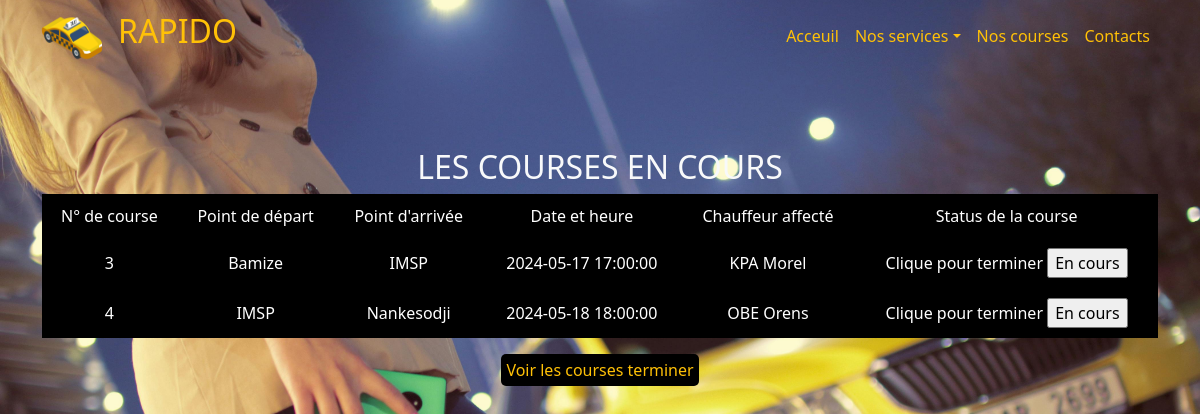
Screenshot of /termine.php with the database file from the repository.
### tables this page shows
CREATE TABLE `courses` (
  `course_id` int(11) NOT NULL,
  `pointDepart` varchar(100) NOT NULL,
  `pointArrivee` varchar(100) NOT NULL,
  `dateHeure` datetime NOT NULL,
  `chauffeur_id` int(11) DEFAULT NULL,
  `status` varchar(15) NOT NULL
);

CREATE TABLE `chauffeurs` (
  `chauffeur_id` int(11) NOT NULL,
  `nom` varchar(30) DEFAULT NULL,
  `prenoms` varchar(50) DEFAULT NULL,
  `telephone` bigint(20) DEFAULT NULL,
  `sexe` varchar(2) DEFAULT NULL,
  `disponible` tinyint(1) NOT NULL
);

### termine.php (the view, shortened to what this page needs)
<?php
include_once("connexion.php");?>
<!DOCTYPE html>
<html lang="en">
<head>
    <link rel="stylesheet" href="./css/bootstrap.min.css">
    <link rel="stylesheet" href="./css/style.css">
</head>
<body class="background-image-full">
    <header>
        <div class="container mt-2">
            <div class="row">
                <div class="col-md-3 col-7">
                    <div class="logo d-flex">
                        <img class="me-3" src="./img/favicon2.png" alt="RAPIDO" width="60px">
                        <h2 class="pt-1 "><a href="index.php" class="text-warning">RAPIDO</a></h2>
                    </div>
                </div>
                <div class="col-md-9 col-5">
                    <nav class="navbar navbar-expand-md">
                        <div class="collapse navbar-collapse" id="menu">
                            <ul class="navg navbar-nav">
                                <li class="nav-item"><a class="nav-link text-warning" href="index.php">Acceuil</a></li>
                                <li class="nav-item dropdown ">
                                    <a class="nav-link dropdown-toggle text-warning" data-bs-toggle="dropdown" href="#">Nos services</a>
                                </li>
                                <li class="nav-item"><a class="nav-link text-warning" href="course.php">Nos courses</a></li>
                                <li class="nav-item"><a class="nav-link text-warning" href="contacts.html">Contacts</a></li>
                            </ul>
                        </div>
                    </nav>
                </div>
            </div>
        </div>
    </header>
    <section>
        <div class="container">
            <h2 class="text-light">LES COURSES EN COURS</h2>
            <table class="tables">
                <thead>
                    <tr>
                        <td>N° de course</td>
                        <td>Point de départ</td>
                        <td>Point d'arrivée</td>
                        <td>Date et heure</td>
                        <td>Chauffeur affecté</td>
                        <td>Status de la course</td>
                    </tr>
                </thead>
                <tbody>
                    <?php
                    try{
                        $req = $connexion->prepare("SELECT * FROM courses WHERE status='En cours'");
                        $req->execute();
                        $courses = $req->fetchAll();
                        $req2 = $connexion->prepare("SELECT chauffeur_id, nom, prenoms FROM chauffeurs");
                        $req2->execute();
                        $chauffeurDispo = $req2->fetchAll();
                        foreach($courses as $course){
                            if($course['chauffeur_id'] ==1){
                                echo '<tr>
                                    <td>'.$course['course_id'].'</td>
                                    <td>'.$course['pointDepart'].'</td>
                                    <td>'.$course['pointArrivee'].'</td>
                                    <td>'.$course['dateHeure'].'</td>
                                    <td>Aucun</td>
                                    <td>'.$course['status'].'</td>
                                </tr>';
                            }else{
                                echo '<tr>
                                    <td>'.$course['course_id'].'</td>
                                    <td>'.$course['pointDepart'].'</td>
                                    <td>'.$course['pointArrivee'].'</td>
                                    <td>'.$course['dateHeure'].'</td>
                                    <td> ';
                                    foreach($chauffeurDispo as $chauffeur){
                                        if($chauffeur['chauffeur_id']==$course['chauffeur_id'])
                                        {
                                            echo ''.$chauffeur['nom'].' '.$chauffeur['prenoms'];
                                        }
                                    }
                                echo '</td>
                                    <td>Clique pour terminer
                                        <input class="termine" data-chauffeur-id="'.$course['chauffeur_id'].'" type="button" value="'.$course['status'].'">
                                    </td>
                                </tr>';
                            }
                        }
                    }catch(PDOException $e){
                        echo 'Echec <br>'.$e->getMessage();
                    }
                   ?>
                </tbody>
            </table>
            <div class="lien">
                <a href="course.php" class="text-warning">Voir les courses terminer</a>
            </div>
        </div>
    </section>
</body>
</html>

### css/style.css (style rules this page uses)
.background-image-full { background-image: url('../img/bgRapido.jpg'); background-size: cover; background-repeat: no-repeat; background-position: center; height: 95vh; }
header h2 a { text-decoration: none !important; }
#menu { justify-content: end; }
.navbar { background: transparent !important; }
section { display: flex; justify-content: center; text-align: center; margin: 0; padding: 80px 0; }
section .tables { width: 100%; margin-bottom: 20px; border-color: var(--bs-table-border-color); color: white; background-color: black; }
section .tables td { padding: 10px; }
section .lien a { text-decoration: none; background-color: black; border-radius: 5px; padding: 5px; }

### rows the page displays
courses: course_id "3", pointDepart "Bamize", pointArrivee "IMSP", dateHeure "2024-05-17 17:00:00", status "En cours"
chauffeurs: nom "KPA", prenoms "Morel"
courses: course_id "4", pointDepart "IMSP", pointArrivee "Nankesodji", dateHeure "2024-05-18 18:00:00", status "En cours"
chauffeurs: nom "OBE", prenoms "Orens"
